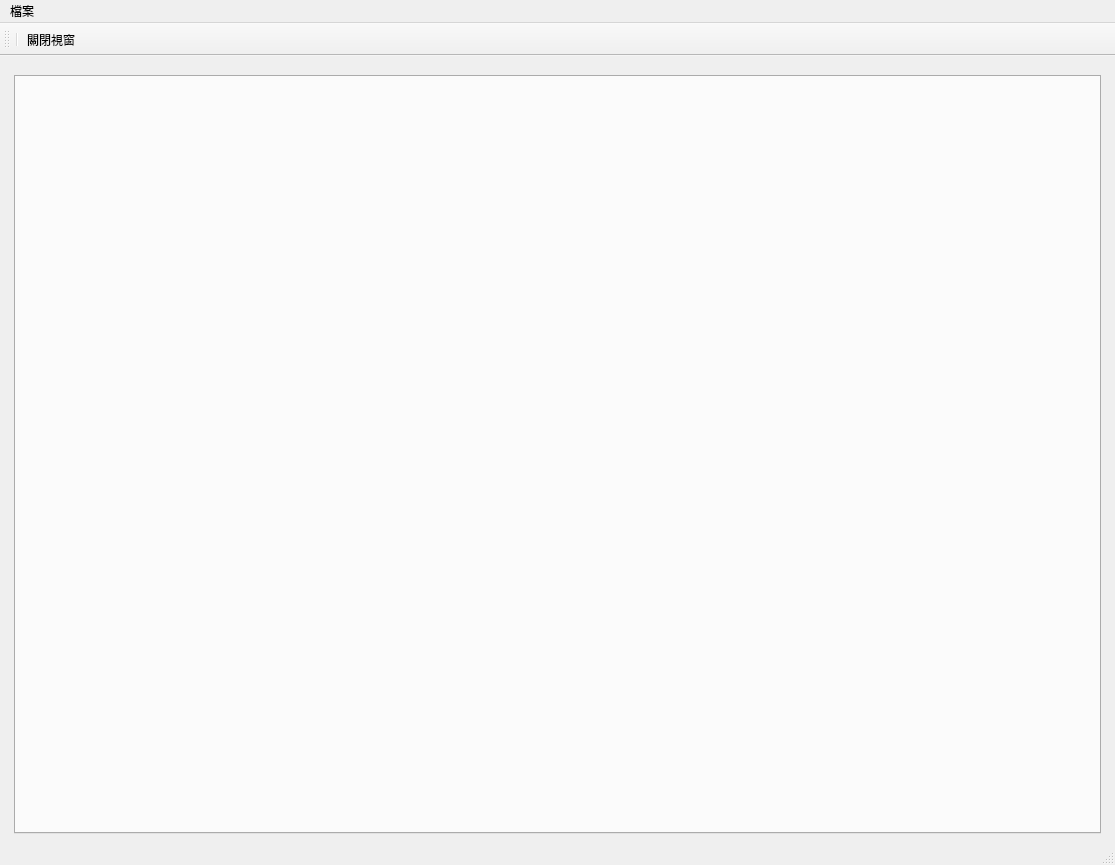
<?xml version="1.0" encoding="UTF-8"?>
<ui version="4.0">
 <class>DictMainWindow</class>
 <widget class="QMainWindow" name="DictMainWindow">
  <property name="geometry">
   <rect>
    <x>0</x>
    <y>0</y>
    <width>1115</width>
    <height>865</height>
   </rect>
  </property>
  <property name="windowTitle">
   <string>廠商資料</string>
  </property>
  <widget class="QWidget" name="centralwidget">
   <layout class="QHBoxLayout" name="horizontalLayout">
    <item>
     <layout class="QVBoxLayout" name="verticalLayout">
      <property name="leftMargin">
       <number>5</number>
      </property>
      <property name="topMargin">
       <number>10</number>
      </property>
      <property name="rightMargin">
       <number>5</number>
      </property>
      <item>
       <widget class="QTabWidget" name="tabWidget_misc"/>
      </item>
     </layout>
    </item>
   </layout>
  </widget>
  <widget class="QStatusBar" name="statusbar"/>
  <widget class="QToolBar" name="toolBar">
   <property name="windowTitle">
    <string>toolBar</string>
   </property>
   <property name="toolButtonStyle">
    <enum>Qt::ToolButtonTextUnderIcon</enum>
   </property>
   <attribute name="toolBarArea">
    <enum>TopToolBarArea</enum>
   </attribute>
   <attribute name="toolBarBreak">
    <bool>false</bool>
   </attribute>
   <addaction name="separator"/>
   <addaction name="action_close"/>
  </widget>
  <widget class="QMenuBar" name="menubar">
   <property name="geometry">
    <rect>
     <x>0</x>
     <y>0</y>
     <width>1115</width>
     <height>32</height>
    </rect>
   </property>
   <widget class="QMenu" name="menu">
    <property name="title">
     <string>檔案</string>
    </property>
   </widget>
   <addaction name="menu"/>
  </widget>
  <action name="action_close">
   <property name="icon">
    <iconset>
     <normaloff>../icons/application-exit.svg</normaloff>../icons/application-exit.svg</iconset>
   </property>
   <property name="text">
    <string>關閉視窗</string>
   </property>
  </action>
 </widget>
 <resources/>
 <connections/>
</ui>
